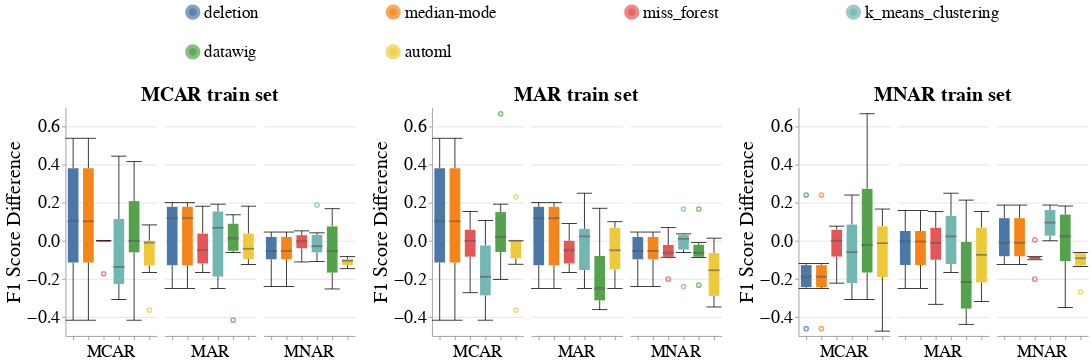

The notebook cell saved with this chart:
### Code cell
# Categorical
create_box_plots_for_diff_imputers(dataset_name=DATASET_NAME,
                                   column_name='PhysicallyActive',
                                   metric_name='f1_score',
                                   group='Gender',
                                   db_client=db_client,
                                   without_dummy=True)
